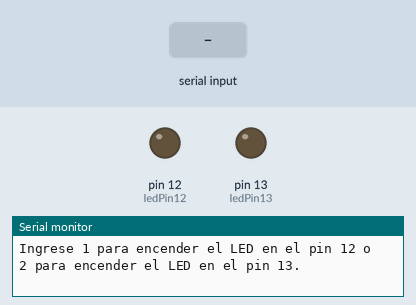
Bench run of a sketch on a simulated Arduino Uno, built with avr-gcc and run on an emulated ATmega328P. Parts: output pins drawn as LEDs (lit = HIGH), the last lines printed to the serial monitor. Inputs (shaded band) come from the test bench.

Above: at 1.2 s.
1.3 s: "1\n" received over Serial
At 2.4 s:
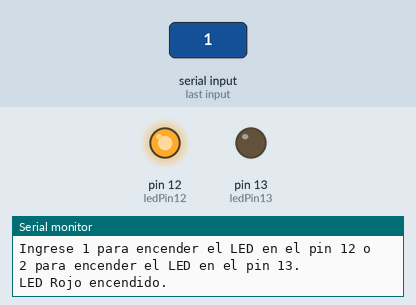
2.8 s: byte 50 ('2') received over Serial
At 3.6 s:
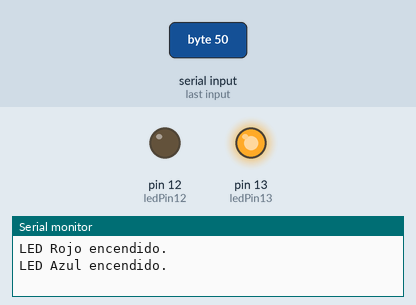
Timing chart, 0 to 5.8 s (numbered marks = the images above; inputs shaded):
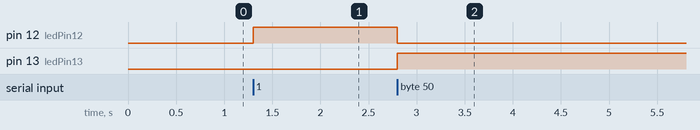

The sketch:

control_leds.ino
```cpp
int ledPin12 = 12;  // LED en el pin 12
int ledPin13 = 13;  // LED en el pin 13
char inputData;     // Variable para almacenar el dato ingresado

void setup() {
  // Configuramos los pines 12 y 13 como salidas
  pinMode(ledPin12, OUTPUT);
  pinMode(ledPin13, OUTPUT);

  // Iniciamos la comunicación serial
  Serial.begin(9600);
  // Enviamos un mensaje inicial para guiar al usuario
  Serial.println("Ingrese 1 para encender el LED en el pin 12 o 2 para encender el LED en el pin 13.");
}

void loop() {
  // Verificamos si hay datos disponibles en el monitor serial
  if (Serial.available() > 0) {
    // Leemos el dato ingresado por el usuario
    inputData = Serial.read();

    // Ignorar caracteres no visibles como retorno de carro (carácter 13) o nueva línea (carácter 10)
    if (inputData == '\n' || inputData == '\r') {
      return;  // No hacer nada si se recibe un salto de línea o retorno de carro
    }

    // Verificamos si el dato ingresado es un número entre '0' y '9'
    if (inputData >= '0' && inputData <= '9') {
      // Si el usuario ingresa '1', encendemos el LED del pin 12
      if (inputData == '1') {
        digitalWrite(ledPin12, HIGH);  // Encender LED en el pin 12
        digitalWrite(ledPin13, LOW);   // Apagar LED en el pin 13, si está encendido
        Serial.println("LED Rojo encendido.");
      }
      // Si el usuario ingresa '2', encendemos el LED del pin 13
      else if (inputData == '2') {
        digitalWrite(ledPin13, HIGH);  // Encender LED en el pin 13
        digitalWrite(ledPin12, LOW);   // Apagar LED en el pin 12, si está encendido
        Serial.println("LED Azul encendido.");
      }
      // Si se ingresa otro número distinto de '1' o '2'
      else {
        Serial.println("Número no válido. Ingrese 1 o 2.");
      }
    }
    // Si el dato ingresado no es un número, mostramos un mensaje de error
    else {
      Serial.println("Entrada no válida. Solo se permiten números.");
    }
  }
}
```

Measured:
- after the input at 1.3 s, pin 12 (ledPin12): LOW → HIGH at once
- after the input at 2.8 s, pin 12 (ledPin12): HIGH → LOW at once; pin 13 (ledPin13): LOW → HIGH at once
